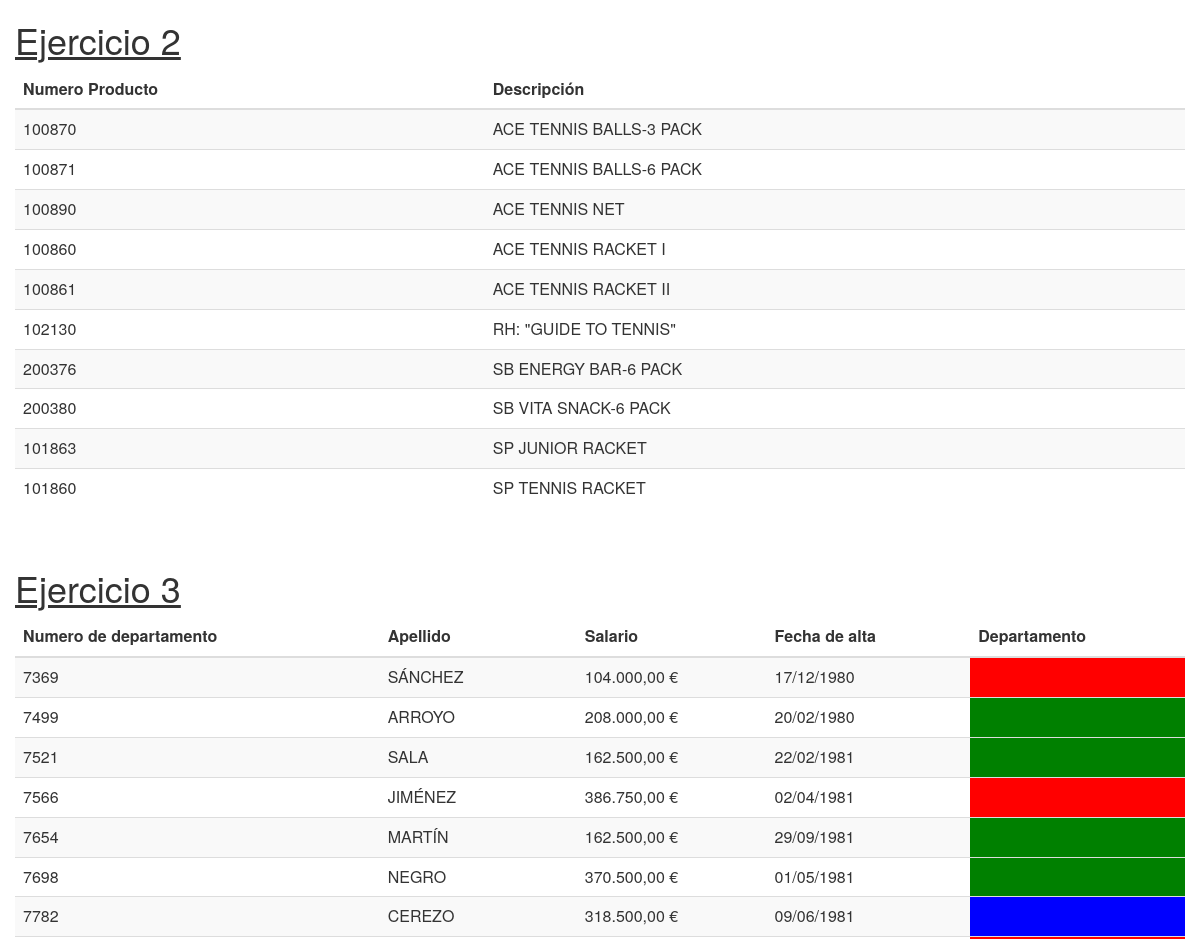
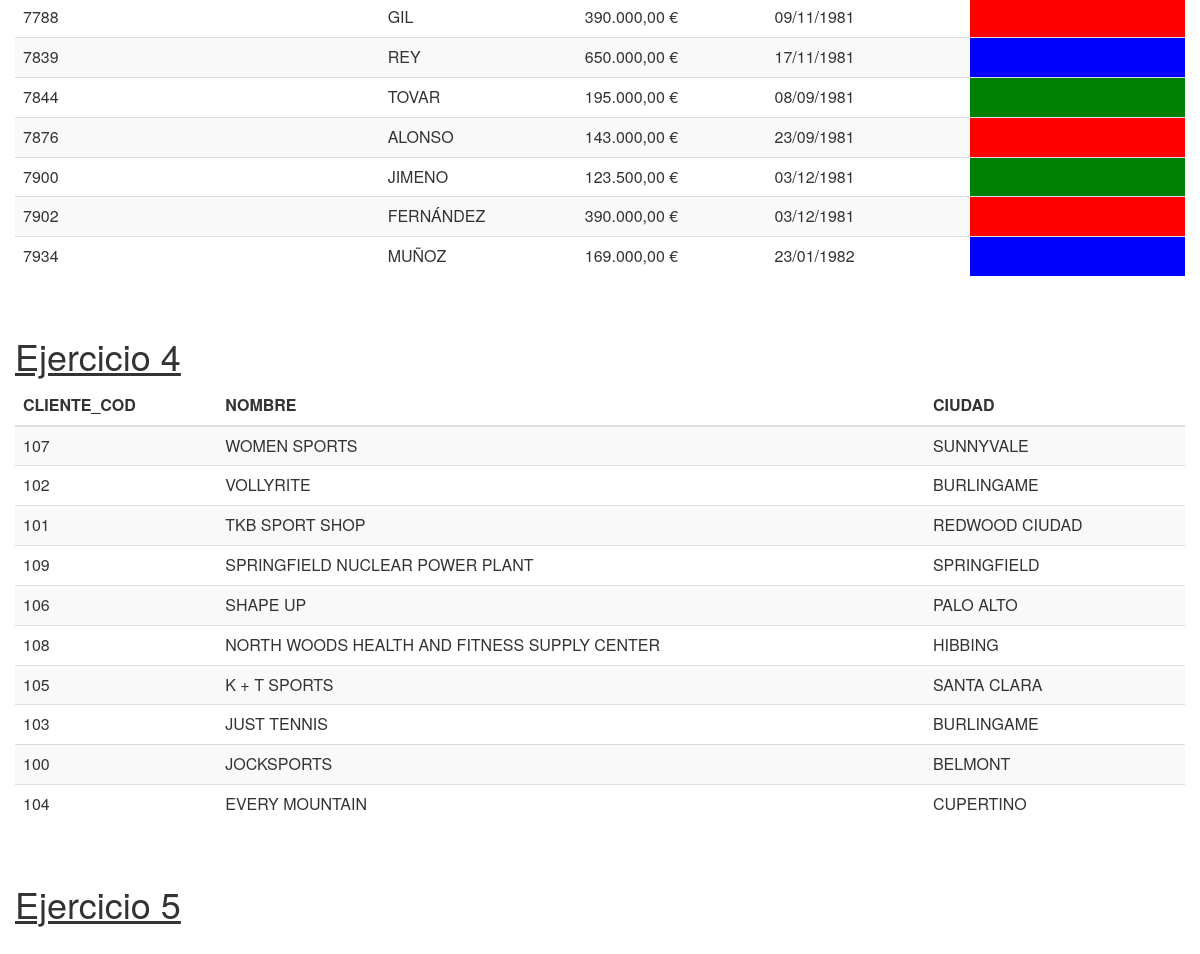
The page / on the database its author committed (2 pictures, top to bottom).
### tables this page shows
CREATE TABLE IF NOT EXISTS PRODUCTO (
 PROD_NUM     INT (6) UNSIGNED PRIMARY KEY,
 DESCRIPCION   VARCHAR (30) NOT NULL  UNIQUE);

CREATE TABLE IF NOT EXISTS EMP (
 EMP_NO    SMALLINT (4) UNSIGNED,
 APELLIDOS    VARCHAR (10) NOT NULL,
 OFICIO     VARCHAR (10),
 JEFE       SMALLINT (4) UNSIGNED,
 FECHA_ALTA DATE,
 SALARIO    INT UNSIGNED,
 COMISION  INT UNSIGNED,
 DEPT_NO   TINYINT (2) UNSIGNED NOT NULL,
 PRIMARY KEY (EMP_NO),
 INDEX IDX_EMP_JEFE (JEFE),
 INDEX IDX_EMP_DEPT_NO (DEPT_NO),
 FOREIGN KEY (DEPT_NO) REFERENCES DEPT(DEPT_NO));

CREATE TABLE IF NOT EXISTS CLIENTE (
 CLIENTE_COD          INT(6) UNSIGNED PRIMARY KEY,
 NOMBRE                 VARCHAR (45) NOT NULL,
 DIREC              VARCHAR (40) NOT NULL,
 CIUDAD              VARCHAR (30) NOT NULL,
 ESTADO               VARCHAR (2),
 COD_POSTAL         VARCHAR (9) NOT NULL,
 AREA                SMALLINT(3),
 TELEFONO             VARCHAR (9),
 REPR_COD            SMALLINT(4) UNSIGNED,
 LIMITE_CREDITO        DECIMAL(9,2) UNSIGNED,
 OBSERVACIONES        TEXT,
 INDEX IDX_CLIENTE_REPR_COD (REPR_COD),
 FOREIGN KEY (REPR_COD) REFERENCES EMP(EMP_NO));

### clases/Conexion.php (called while the page is built, shortened)
<?php
class Conexion
{
    private $conn;
    private $configFile = "conf.json";
    public function connect()
    {
        $configData = file_get_contents($this->configFile);
        $config = json_decode($configData, true);
        $this->host = $config['host'];
        $this->userName = $config['userName'];
        $this->password = $config['password'];
        $this->db = $config['db'];
        $dsn = "mysql:host={$this->host};dbname={$this->db};charset=utf8mb4";
        try {
            $this->conn = new PDO($dsn, $this->userName, $this->password);
            $this->conn->setAttribute(PDO::ATTR_ERRMODE, PDO::ERRMODE_EXCEPTION);
        } catch (PDOException $e) {
            die("Connection failed: " . $e->getMessage());
        }
    }
    public function getConn()
    {
        return $this->conn;
    }
}

### clases/Model.php (the view, shortened to what this page needs)
<?php
class Model extends Conexion
{
    public function getAllProducts(){
        $query = 'SELECT * FROM PRODUCTO';
        $stmt = $this->getConn()->query($query);
        $result = $stmt->fetchAll(PDO::FETCH_ASSOC);
        return $result;
    }
    public function showAllProducts(){
        $result = $this->getAllProducts();
        echo '<table class="table table-striped">';
        echo '<thead><tr><th>Numero Producto</th><th>Descripción</th></tr></thead>';
        foreach ($result as $row) {
            echo '<td>';
            echo $row['PROD_NUM'];
            echo '<td>';
            echo $row['DESCRIPCION'];
            echo '<tr>';
        }
        echo '</table>';
    }
    public function getAllEmp(){
        $query = 'Select EMP_NO, APELLIDOS, DEPT_NO, SALARIO, FECHA_ALTA from EMP';
        $stmt = $this->GetConn()->query($query);
        $result = $stmt->fetchAll(PDO::FETCH_ASSOC);
        return $result;
    }
    public function showAllEmp(){
        $result = $this->getAllEmp();
        echo '<table class="table table-striped">';
        echo '<thead><tr><th>Numero de departamento</th><th>Apellido</th><th>Salario</th><th>Fecha de alta</th><th>Departamento</th></tr></thead>';
        foreach ($result as $row) {
            $id = $row['DEPT_NO'];
                $color = "";
            if ($id == 10){
                $color = "blue";
            }elseif( $id == 20){
                $color = "red";
            }elseif ( $id == 30){
                $color = "green";
            }
            $salario = number_format($row['SALARIO'], 2, ',', '.') . " €";
            $fechaAlta = date("d/m/Y", strtotime($row['FECHA_ALTA']));
            echo '<td>';
            echo $row['EMP_NO'];
            echo '<td>';
            echo $row['APELLIDOS'];
            echo '<td>';
            echo $salario;
            echo '<td>';
            echo $fechaAlta;
            echo '<td style="background-color:' . $color . '";>';
            echo '<tr>';
        }
        echo '</table>';
    }
    public function getAllClients($order){
        $query = 'Select * from CLIENTE order by NOMBRE ' . $order;
        $stmt = $this->getConn()->query($query);
        $result = $stmt->fetchAll(PDO::FETCH_ASSOC);
        return $result;
    }
    public function showAllClients($order){
        $result = $this->getAllClients($order);
        echo '<table class="table table-striped">';
        echo '<thead><tr><th>CLIENTE_COD</th><th>NOMBRE</th><th>CIUDAD</th></tr></thead>';
        foreach ($result as $row){
            echo '<td>';
            echo $row['CLIENTE_COD'];
            echo '<td>';
            echo $row['NOMBRE'];
            echo '<td>';
            echo $row['CIUDAD'];
            echo '<tr>';
        }
        echo '</table>';
    }
}

### index.php (shortened to what this page needs)
<html>
    <head>
        <link rel="stylesheet" href="http://maxcdn.bootstrapcdn.com/bootstrap/3.3.6/css/bootstrap.min.css">
    </head>
    <body>
        <div class="container-fluid">
        <?php
        $Model = new Model();
        echo "<h1><U>Ejercicio 2</U></h1>";
        $Model->showAllProducts();
        echo "<br>";
        echo "<h1><U>Ejercicio 3</U></h1>";
        $Model->showAllEmp();
        echo "<br>";
        echo "<h1><U>Ejercicio 4</U></h1>";
        $Model->showAllClients('desc');
        echo "<br>";
        echo "<h1><U>Ejercicio 5</U></h1>";
        echo "<br>";
        ?>
        </div>
    </body>
</html>
</html>

### rows shown on the page
producto: PROD_NUM "100870", DESCRIPCION "ACE TENNIS BALLS-3 PACK"
producto: PROD_NUM "100871", DESCRIPCION "ACE TENNIS BALLS-6 PACK"
producto: PROD_NUM "100890", DESCRIPCION "ACE TENNIS NET"
producto: PROD_NUM "100860", DESCRIPCION "ACE TENNIS RACKET I"
producto: PROD_NUM "100861", DESCRIPCION "ACE TENNIS RACKET II"
producto: PROD_NUM "102130", DESCRIPCION "RH: \"GUIDE TO TENNIS\""
producto: PROD_NUM "200376", DESCRIPCION "SB ENERGY BAR-6 PACK"
producto: PROD_NUM "200380", DESCRIPCION "SB VITA SNACK-6 PACK"
producto: PROD_NUM "101863", DESCRIPCION "SP JUNIOR RACKET"
producto: PROD_NUM "101860", DESCRIPCION "SP TENNIS RACKET"
emp: EMP_NO "7369", APELLIDOS "SÁNCHEZ", SALARIO "104.000,00 €", FECHA_ALTA "17/12/1980"
emp: EMP_NO "7499", APELLIDOS "ARROYO", SALARIO "208.000,00 €", FECHA_ALTA "20/02/1980"
emp: EMP_NO "7521", APELLIDOS "SALA", SALARIO "162.500,00 €", FECHA_ALTA "22/02/1981"
emp: EMP_NO "7566", APELLIDOS "JIMÉNEZ", SALARIO "386.750,00 €", FECHA_ALTA "02/04/1981"
emp: EMP_NO "7654", APELLIDOS "MARTÍN", SALARIO "162.500,00 €", FECHA_ALTA "29/09/1981"
emp: EMP_NO "7698", APELLIDOS "NEGRO", SALARIO "370.500,00 €", FECHA_ALTA "01/05/1981"
emp: EMP_NO "7782", APELLIDOS "CEREZO", SALARIO "318.500,00 €", FECHA_ALTA "09/06/1981"
emp: EMP_NO "7788", APELLIDOS "GIL", SALARIO "390.000,00 €", FECHA_ALTA "09/11/1981"
emp: EMP_NO "7839", APELLIDOS "REY", SALARIO "650.000,00 €", FECHA_ALTA "17/11/1981"
emp: EMP_NO "7844", APELLIDOS "TOVAR", SALARIO "195.000,00 €", FECHA_ALTA "08/09/1981"
emp: EMP_NO "7876", APELLIDOS "ALONSO", SALARIO "143.000,00 €", FECHA_ALTA "23/09/1981"
emp: EMP_NO "7900", APELLIDOS "JIMENO", SALARIO "123.500,00 €", FECHA_ALTA "03/12/1981"
emp: EMP_NO "7902", APELLIDOS "FERNÁNDEZ", SALARIO "390.000,00 €", FECHA_ALTA "03/12/1981"
emp: EMP_NO "7934", APELLIDOS "MUÑOZ", SALARIO "169.000,00 €", FECHA_ALTA "23/01/1982"
cliente: CLIENTE_COD "107", NOMBRE "WOMEN SPORTS", CIUDAD "SUNNYVALE"
cliente: CLIENTE_COD "102", NOMBRE "VOLLYRITE", CIUDAD "BURLINGAME"
cliente: CLIENTE_COD "101", NOMBRE "TKB SPORT SHOP", CIUDAD "REDWOOD CIUDAD"
cliente: CLIENTE_COD "109", NOMBRE "SPRINGFIELD NUCLEAR POWER PLANT", CIUDAD "SPRINGFIELD"
cliente: CLIENTE_COD "106", NOMBRE "SHAPE UP", CIUDAD "PALO ALTO"
cliente: CLIENTE_COD "108", NOMBRE "NORTH WOODS HEALTH AND FITNESS SUPPLY CENTER", CIUDAD "HIBBING"
cliente: CLIENTE_COD "105", NOMBRE "K + T SPORTS", CIUDAD "SANTA CLARA"
cliente: CLIENTE_COD "103", NOMBRE "JUST TENNIS", CIUDAD "BURLINGAME"
cliente: CLIENTE_COD "100", NOMBRE "JOCKSPORTS", CIUDAD "BELMONT"
cliente: CLIENTE_COD "104", NOMBRE "EVERY MOUNTAIN", CIUDAD "CUPERTINO"
